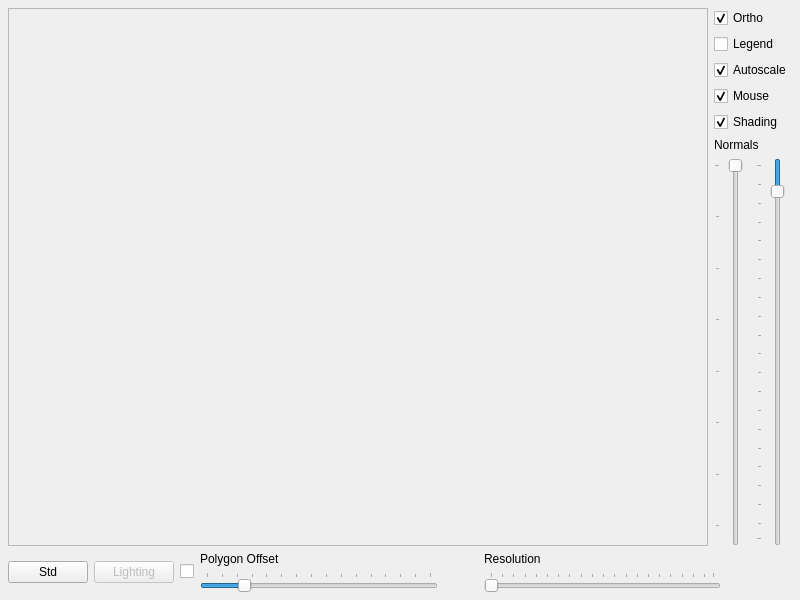
<ui version="4.0" >
 <class>MainWindow</class>
 <widget class="QMainWindow" name="MainWindow" >
  <property name="geometry" >
   <rect>
    <x>0</x>
    <y>0</y>
    <width>800</width>
    <height>600</height>
   </rect>
  </property>
  <property name="windowTitle" >
   <string>Mesh2</string>
  </property>
  <widget class="QWidget" name="centralWidget" >
   <layout class="QGridLayout" >
    <property name="leftMargin" >
     <number>8</number>
    </property>
    <property name="topMargin" >
     <number>8</number>
    </property>
    <property name="rightMargin" >
     <number>8</number>
    </property>
    <property name="bottomMargin" >
     <number>8</number>
    </property>
    <property name="horizontalSpacing" >
     <number>6</number>
    </property>
    <property name="verticalSpacing" >
     <number>6</number>
    </property>
    <item row="1" column="0" >
     <layout class="QHBoxLayout" >
      <property name="spacing" >
       <number>6</number>
      </property>
      <property name="leftMargin" >
       <number>0</number>
      </property>
      <property name="topMargin" >
       <number>0</number>
      </property>
      <property name="rightMargin" >
       <number>0</number>
      </property>
      <property name="bottomMargin" >
       <number>0</number>
      </property>
      <item>
       <layout class="QHBoxLayout" >
        <property name="spacing" >
         <number>6</number>
        </property>
        <property name="leftMargin" >
         <number>0</number>
        </property>
        <property name="topMargin" >
         <number>0</number>
        </property>
        <property name="rightMargin" >
         <number>0</number>
        </property>
        <property name="bottomMargin" >
         <number>0</number>
        </property>
        <item>
         <widget class="QPushButton" name="normButton" >
          <property name="text" >
           <string>Std</string>
          </property>
         </widget>
        </item>
        <item>
         <widget class="QPushButton" name="lighting" >
          <property name="enabled" >
           <bool>false</bool>
          </property>
          <property name="text" >
           <string>Lighting</string>
          </property>
         </widget>
        </item>
        <item>
         <widget class="QCheckBox" name="lightingswitch" >
          <property name="text" >
           <string/>
          </property>
         </widget>
        </item>
        <item>
         <layout class="QVBoxLayout" >
          <property name="spacing" >
           <number>6</number>
          </property>
          <property name="leftMargin" >
           <number>0</number>
          </property>
          <property name="topMargin" >
           <number>0</number>
          </property>
          <property name="rightMargin" >
           <number>0</number>
          </property>
          <property name="bottomMargin" >
           <number>0</number>
          </property>
          <item>
           <widget class="QLabel" name="label_2" >
            <property name="text" >
             <string>&lt;html>&lt;head>&lt;meta name="qrichtext" content="1" />&lt;/head>&lt;body style=" white-space: pre-wrap; font-family:MS Shell Dlg; font-weight:400; font-style:normal; text-decoration:none;">&lt;p style=" margin-top:0px; margin-bottom:0px; margin-left:0px; margin-right:0px; -qt-block-indent:0; text-indent:0px;">Polygon Offset&lt;/p>&lt;/body>&lt;/html></string>
            </property>
           </widget>
          </item>
          <item>
           <widget class="QSlider" name="offsSlider" >
            <property name="maximum" >
             <number>30</number>
            </property>
            <property name="pageStep" >
             <number>5</number>
            </property>
            <property name="value" >
             <number>5</number>
            </property>
            <property name="orientation" >
             <enum>Qt::Horizontal</enum>
            </property>
            <property name="tickPosition" >
             <enum>QSlider::TicksAbove</enum>
            </property>
            <property name="tickInterval" >
             <number>2</number>
            </property>
           </widget>
          </item>
         </layout>
        </item>
        <item>
         <spacer>
          <property name="orientation" >
           <enum>Qt::Horizontal</enum>
          </property>
          <property name="sizeType" >
           <enum>QSizePolicy::Fixed</enum>
          </property>
          <property name="sizeHint" >
           <size>
            <width>40</width>
            <height>20</height>
           </size>
          </property>
         </spacer>
        </item>
        <item>
         <layout class="QVBoxLayout" >
          <property name="spacing" >
           <number>6</number>
          </property>
          <property name="leftMargin" >
           <number>0</number>
          </property>
          <property name="topMargin" >
           <number>0</number>
          </property>
          <property name="rightMargin" >
           <number>0</number>
          </property>
          <property name="bottomMargin" >
           <number>0</number>
          </property>
          <item>
           <widget class="QLabel" name="label_3" >
            <property name="text" >
             <string>&lt;html>&lt;head>&lt;meta name="qrichtext" content="1" />&lt;/head>&lt;body style=" white-space: pre-wrap; font-family:MS Shell Dlg; font-weight:400; font-style:normal; text-decoration:none;">&lt;p style=" margin-top:0px; margin-bottom:0px; margin-left:0px; margin-right:0px; -qt-block-indent:0; text-indent:0px;">Resolution&lt;/p>&lt;/body>&lt;/html></string>
            </property>
           </widget>
          </item>
          <item>
           <widget class="QSlider" name="resSlider" >
            <property name="minimum" >
             <number>1</number>
            </property>
            <property name="maximum" >
             <number>100</number>
            </property>
            <property name="orientation" >
             <enum>Qt::Horizontal</enum>
            </property>
            <property name="tickPosition" >
             <enum>QSlider::TicksAbove</enum>
            </property>
            <property name="tickInterval" >
             <number>5</number>
            </property>
           </widget>
          </item>
         </layout>
        </item>
       </layout>
      </item>
      <item>
       <spacer>
        <property name="orientation" >
         <enum>Qt::Horizontal</enum>
        </property>
        <property name="sizeType" >
         <enum>QSizePolicy::Fixed</enum>
        </property>
        <property name="sizeHint" >
         <size>
          <width>71</width>
          <height>20</height>
         </size>
        </property>
       </spacer>
      </item>
     </layout>
    </item>
    <item row="0" column="0" >
     <layout class="QHBoxLayout" >
      <property name="spacing" >
       <number>6</number>
      </property>
      <property name="leftMargin" >
       <number>0</number>
      </property>
      <property name="topMargin" >
       <number>0</number>
      </property>
      <property name="rightMargin" >
       <number>0</number>
      </property>
      <property name="bottomMargin" >
       <number>0</number>
      </property>
      <item>
       <widget class="QFrame" name="frame" >
        <property name="sizePolicy" >
         <sizepolicy vsizetype="MinimumExpanding" hsizetype="MinimumExpanding" >
          <horstretch>0</horstretch>
          <verstretch>0</verstretch>
         </sizepolicy>
        </property>
        <property name="frameShape" >
         <enum>QFrame::StyledPanel</enum>
        </property>
        <property name="frameShadow" >
         <enum>QFrame::Sunken</enum>
        </property>
       </widget>
      </item>
      <item>
       <layout class="QVBoxLayout" >
        <property name="spacing" >
         <number>6</number>
        </property>
        <property name="leftMargin" >
         <number>0</number>
        </property>
        <property name="topMargin" >
         <number>0</number>
        </property>
        <property name="rightMargin" >
         <number>0</number>
        </property>
        <property name="bottomMargin" >
         <number>0</number>
        </property>
        <item>
         <layout class="QVBoxLayout" >
          <property name="spacing" >
           <number>6</number>
          </property>
          <property name="leftMargin" >
           <number>0</number>
          </property>
          <property name="topMargin" >
           <number>0</number>
          </property>
          <property name="rightMargin" >
           <number>0</number>
          </property>
          <property name="bottomMargin" >
           <number>0</number>
          </property>
          <item>
           <widget class="QCheckBox" name="projection" >
            <property name="text" >
             <string>Ortho</string>
            </property>
            <property name="checked" >
             <bool>true</bool>
            </property>
           </widget>
          </item>
          <item>
           <widget class="QCheckBox" name="colorlegend" >
            <property name="text" >
             <string>Legend</string>
            </property>
           </widget>
          </item>
          <item>
           <widget class="QCheckBox" name="autoscale" >
            <property name="text" >
             <string>Autoscale</string>
            </property>
            <property name="checked" >
             <bool>true</bool>
            </property>
           </widget>
          </item>
          <item>
           <widget class="QCheckBox" name="mouseinput" >
            <property name="text" >
             <string>Mouse</string>
            </property>
            <property name="checked" >
             <bool>true</bool>
            </property>
           </widget>
          </item>
          <item>
           <widget class="QCheckBox" name="shader" >
            <property name="text" >
             <string>Shading</string>
            </property>
            <property name="checked" >
             <bool>true</bool>
            </property>
           </widget>
          </item>
         </layout>
        </item>
        <item>
         <layout class="QVBoxLayout" >
          <property name="spacing" >
           <number>6</number>
          </property>
          <property name="leftMargin" >
           <number>0</number>
          </property>
          <property name="topMargin" >
           <number>0</number>
          </property>
          <property name="rightMargin" >
           <number>0</number>
          </property>
          <property name="bottomMargin" >
           <number>0</number>
          </property>
          <item>
           <widget class="QLabel" name="label" >
            <property name="sizePolicy" >
             <sizepolicy vsizetype="Fixed" hsizetype="Fixed" >
              <horstretch>0</horstretch>
              <verstretch>0</verstretch>
             </sizepolicy>
            </property>
            <property name="text" >
             <string>&lt;html>&lt;head>&lt;meta name="qrichtext" content="1" />&lt;/head>&lt;body style=" white-space: pre-wrap; font-family:MS Shell Dlg; font-weight:400; font-style:normal; text-decoration:none;">&lt;p style=" margin-top:0px; margin-bottom:0px; margin-left:0px; margin-right:0px; -qt-block-indent:0; text-indent:0px;">Normals&lt;/p>&lt;/body>&lt;/html></string>
            </property>
           </widget>
          </item>
          <item>
           <layout class="QHBoxLayout" >
            <property name="spacing" >
             <number>6</number>
            </property>
            <property name="leftMargin" >
             <number>0</number>
            </property>
            <property name="topMargin" >
             <number>0</number>
            </property>
            <property name="rightMargin" >
             <number>0</number>
            </property>
            <property name="bottomMargin" >
             <number>0</number>
            </property>
            <item>
             <widget class="QSlider" name="normalsquality" >
              <property name="sizePolicy" >
               <sizepolicy vsizetype="Minimum" hsizetype="Minimum" >
                <horstretch>0</horstretch>
                <verstretch>0</verstretch>
               </sizepolicy>
              </property>
              <property name="minimum" >
               <number>3</number>
              </property>
              <property name="maximum" >
               <number>32</number>
              </property>
              <property name="pageStep" >
               <number>4</number>
              </property>
              <property name="value" >
               <number>3</number>
              </property>
              <property name="orientation" >
               <enum>Qt::Vertical</enum>
              </property>
              <property name="invertedAppearance" >
               <bool>true</bool>
              </property>
              <property name="tickPosition" >
               <enum>QSlider::TicksAbove</enum>
              </property>
             </widget>
            </item>
            <item>
             <widget class="QSlider" name="normalslength" >
              <property name="sizePolicy" >
               <sizepolicy vsizetype="Minimum" hsizetype="Minimum" >
                <horstretch>0</horstretch>
                <verstretch>0</verstretch>
               </sizepolicy>
              </property>
              <property name="minimum" >
               <number>1</number>
              </property>
              <property name="maximum" >
               <number>100</number>
              </property>
              <property name="pageStep" >
               <number>5</number>
              </property>
              <property name="value" >
               <number>8</number>
              </property>
              <property name="orientation" >
               <enum>Qt::Vertical</enum>
              </property>
              <property name="invertedAppearance" >
               <bool>true</bool>
              </property>
              <property name="tickPosition" >
               <enum>QSlider::TicksAbove</enum>
              </property>
             </widget>
            </item>
           </layout>
          </item>
         </layout>
        </item>
       </layout>
      </item>
     </layout>
    </item>
   </layout>
  </widget>
 </widget>
 <resources>
  <include location="../../mesh2.qrc" />
 </resources>
 <connections>
  <connection>
   <sender>lightingswitch</sender>
   <signal>toggled(bool)</signal>
   <receiver>lighting</receiver>
   <slot>setEnabled(bool)</slot>
   <hints>
    <hint type="sourcelabel" >
     <x>181</x>
     <y>568</y>
    </hint>
    <hint type="destinationlabel" >
     <x>144</x>
     <y>568</y>
    </hint>
   </hints>
  </connection>
 </connections>
</ui>
